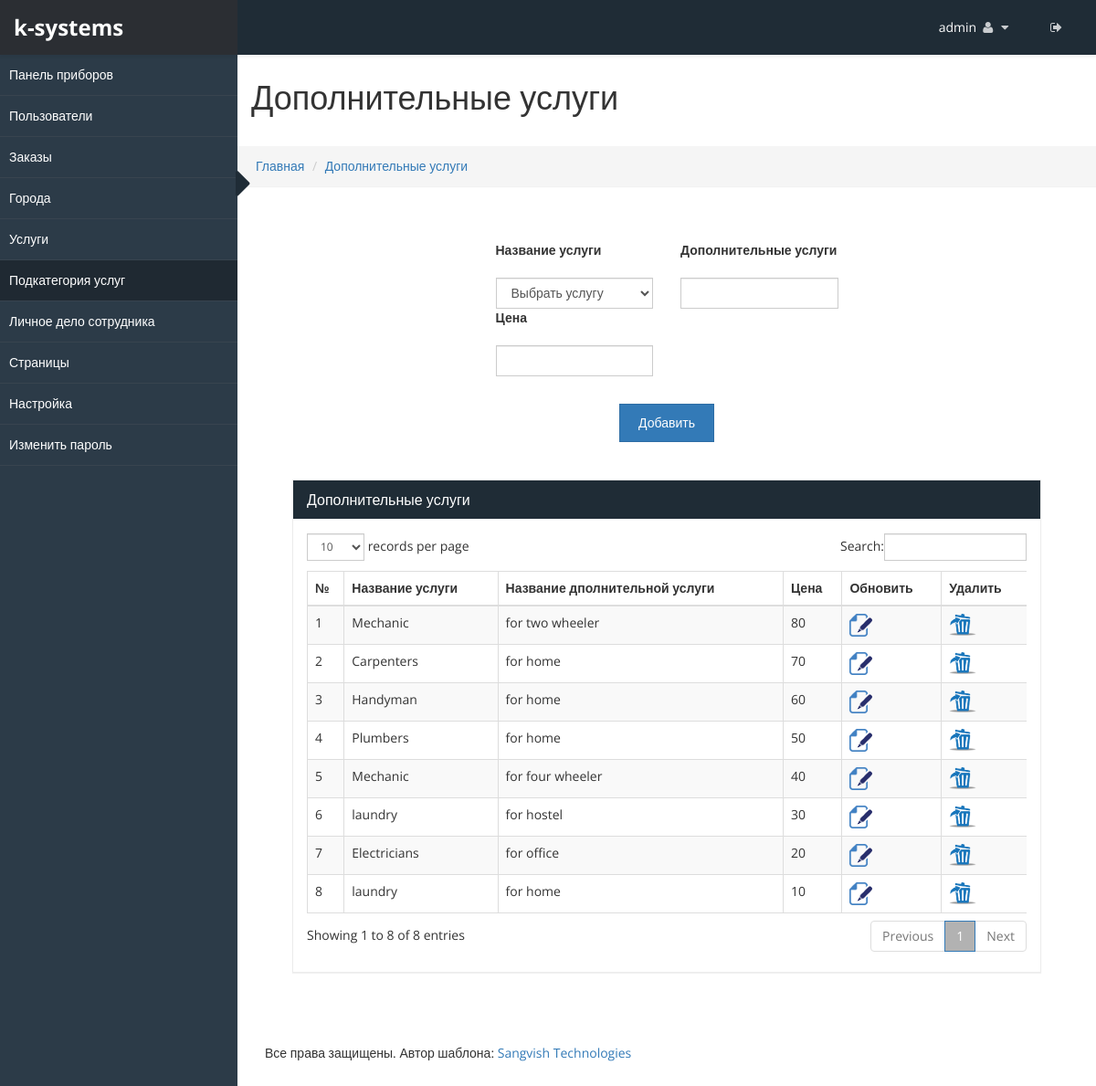
Before: /admincp/services_sub.php (signed in) with the older database file.
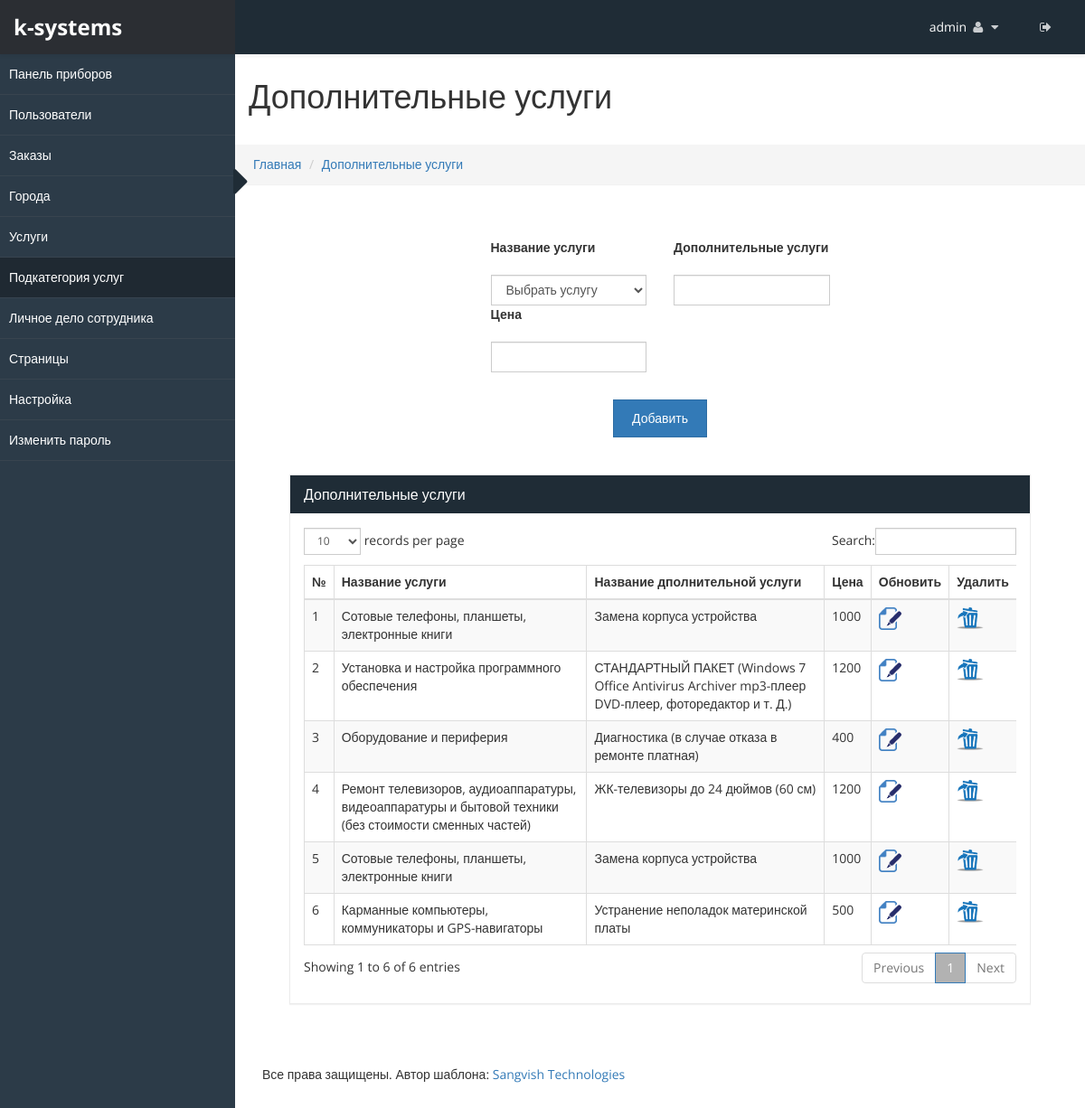
After: the same page with the newer database file.
### tables this page shows
CREATE TABLE `sv_admin_login` (
  `admin_id` int(20) NOT NULL,
  `user_name` varchar(255) NOT NULL,
  `password` varchar(255) NOT NULL,
  `email_id` varchar(255) NOT NULL,
  `site_name` varchar(255) NOT NULL,
  `logo` varchar(255) NOT NULL,
  `favicon` varchar(255) NOT NULL,
  `site_desc` varchar(255) NOT NULL,
  `keyword` varchar(255) NOT NULL,
  `site_url` varchar(255) NOT NULL,
  `paypal_id` varchar(200) NOT NULL,
  `currency_mode` varchar(200) NOT NULL,
  `paypal_site_mode` varchar(200) NOT NULL
);

CREATE TABLE `sv_services_sub` (
  `sid` int(20) NOT NULL,
  `services_name` varchar(255) NOT NULL,
  `services_sub_name` varchar(255) NOT NULL,
  `price` int(100) NOT NULL
);

CREATE TABLE `sv_services` (
  `services_id` int(25) NOT NULL,
  `services_name` varchar(255) NOT NULL,
  `service_img` varchar(255) NOT NULL
);

### admincp/services_sub.php (the view, shortened to what this page needs)
<!DOCTYPE html>
<html xmlns="http://www.w3.org/1999/xhtml">
<?php include("../connection.php"); ?>
<?php
if(isset($_REQUEST['sub_id']))
	{
		$sub_id=$_REQUEST['sub_id'];
		$res=mysqli_query($con, "select * from sv_services_sub where sid='$sub_id'");
		$row=mysqli_num_rows($res);
		if($row==0)
	 	{
		  $services_id="";
		  $services_name="";
		  $sub_sname="";
		   $price="";
		}
		else
		{
			$fet=mysqli_fetch_array($res);
			$sname=mysqli_real_escape_string($con, $fet['services_name']);
			$services_id=mysqli_real_escape_string($con, $fet['sid']);
			$query=mysqli_fetch_array(mysqli_query($con, "select * from sv_services where services_id='$sname'"));
			$services_name=mysqli_real_escape_string($con, $query['services_name']);
			$sub_sname=mysqli_real_escape_string($con, $fet['services_sub_name']);
			$price=mysqli_real_escape_string($con, $fet['price']);
		}
	}
	else
	{
		$sub_sname="";
		 $price="";
	}
	$page = 'services_sub';
?>
<body>
    <div id="wrapper">
        <?php include("top_menu.php") ?>
        <?php include("side_menu.php") ?>
        <div id="page-wrapper" >
		  <div class="header">
                        <h1 class="page-header">
						Дополнительные услуги
                        </h1>
						<ol class="breadcrumb">
					  <li><a href="dashboard.php">Главная</a></li>
					  <li><a href="#">Дополнительные услуги</a></li>
					</ol>
		</div>
            <div id="page-inner">
			    <div class="panel-body">
					<div class="col-lg-3 col-md-3 col-sm-3"></div>
				<div class="col-lg-6 col-md-6 col-sm-6 table-bg">
                <div class="col-lg-6 col-md-6 col-sm-6">
					<div class="form-group">
					<label>Название услуги</label>
				</div>
				<select id="sname" class="form-control" required>
					<option value="">Выбрать услугу</option>
				</select>
				</div>
				<div class="col-lg-6 col-md-6 col-sm-6">
					<div class="form-group">
					<label>Дополнительные услуги</label>
				</div>
					<input type="text" id="sub_sname" required="required" class="form-control" name="sub_sname" value="<?php echo $sub_sname; ?>">
			</div>
			<div class="col-lg-6 col-md-6 col-sm-6">
					<div class="form-group">
					<label>Цена</label>
				</div>
					<input type="text" id="price" required="required" class="form-control" name="price" value="<?php echo $price; ?>">
				</div>
				</div>
				<div class="col-lg-12 col-md-12 col-sm-12 text-center" >
					<?php if(isset($_REQUEST['sub_id'])) { ?>
					<button type="button" class="btn btn-primary" onclick="javascript:services_sub_funct('update')">Обновить</button>
					<?php } else { ?>
					<button type="button"  class="btn btn-primary" onclick="javascript:services_sub_funct('add')">Добавить</button>
					<?php } ?>
				</div>
					<div class="col-lg-3 col-md-3 col-sm-3"></div>
					</div>
            <div id="page-inner">
            <div class="row">
                <div class="col-md-12">
                    <div class="panel panel-default">
                        <div class="panel-heading">
                             Дополнительные услуги
                        </div>
                        <div class="panel-body">
                            <div class="table-responsive">
                                <table class="table table-striped table-bordered table-hover" id="dataTables-example">
                                    <thead>
                                        <tr>
                                            <th>№</th>
											<th>Название услуги</th>
											<th>Название дполнительной услуги</th>
											<th>Цена</th>
											<th>Обновить</th>
											<th>Удалить</th>
                                        </tr>
                                    </thead>
									<tbody>
									<?php
										$sno=0;
										$res=mysqli_query($con, "select * from sv_services_sub order by sid DESC");
										while($row=mysqli_fetch_array($res))
										{
											$sno++;
											$services_id=mysqli_real_escape_string($con, $row['sid']);
											$sname=mysqli_real_escape_string($con, $row['services_name']);
											$query=mysqli_fetch_array(mysqli_query($con, "select * from sv_services where services_id='$sname'"));
											$services_name=mysqli_real_escape_string($con, $query['services_name']);
											$sub_sname=mysqli_real_escape_string($con, $row['services_sub_name']);
									?>
										<tr>
											<td><?php echo $sno; ?></td>
											<td><?php echo $services_name; ?></td>
											<td><?php echo $sub_sname; ?></td>
											<td><?php echo $row['price']; ?></td>
											<td><a href="services_sub.php?sub_id=<?php echo $services_id;?>"><img src="images/file_edit.png"  alt="update" title="update" ></a></td>
											<td><a href="javascript:services_sub_del('<?php echo $services_id;?>');"><img src="images/delete.png" alt="" title="delete"></a></td>
										</tr>
										<?php } ?>
									</tbody>
                                </table>
                            </div>
                        </div>
                    </div>
                </div>
            </div>
                   </div>
				   				<?php include("footer.php") ?>
    </div>
</body>
</html>

### admincp/top_menu.php (shortened to what this page needs)
<?php
 $res=mysqli_fetch_array(mysqli_query($con, "select * from sv_admin_login"));
	$site_name=mysqli_real_escape_string($con, $res['site_name']);
	$site_url=mysqli_real_escape_string($con, $res['site_url']);
?>
<head>
    <link href="css/bootstrap.css" rel="stylesheet" />
    <link href="css/font-awesome.css" rel="stylesheet" />
    <link href="css/custom-styles.css" rel="stylesheet" />
    <link href="js/dataTables/dataTables.bootstrap.css" rel="stylesheet" />
	    <link href="css/style.css" rel="stylesheet" />
    <link rel="stylesheet" href="js/Lightweight-Chart/cssCharts.css">
	    <link href="css/style.css" rel="stylesheet" />
		<link href="http://www.jqueryscript.net/css/jquerysctipttop.css" rel="stylesheet" type="text/css">
<link rel="stylesheet" type="text/css" href="css/livegraph.css" />
</head>
<?php include("../connection.php");
if(!isset($_SESSION['user_nam']))
	header("Location:index.php");
else
{
	$user_name=mysqli_real_escape_string($con, $_SESSION['user_nam']);
	$res=mysqli_fetch_array(mysqli_query($con, "select * from sv_admin_login where user_name='$user_name'"));
	$uname=mysqli_real_escape_string($con, $res['user_name']);
}
?>
<nav class="navbar navbar-default top-navbar" role="navigation">
            <div class="navbar-header">
                <a class="navbar-brand" href="<?php echo $site_url;?>"><strong><?php echo $site_name; ?></strong></a>
            </div>
            <ul class="nav navbar-top-links navbar-right">
                 <li class="dropdown">
                    <a class="dropdown-toggle" data-toggle="dropdown" href="#" aria-expanded="false">
					<span><?php echo $uname;?></span>
                        <i class="fa fa-user fa-fw"></i> <i class="fa fa-caret-down"></i>
                    </a>
                </li>
				 <li class="dropdown">
                    <a href="logout.php">
                        <i class="fa fa-sign-out" aria-hidden="true"></i>
                    </a>
                </li>
            </ul>
        </nav>

### admincp/side_menu.php (shortened to what this page needs)
 <nav class="navbar-default navbar-side" role="navigation">
		<div id="sideNav" href="#"><i class="fa fa-caret-right"></i></div>
            <div class="sidebar-collapse">
                <ul class="mainmenu nav" >
	<li class="menuitem <?php if($page=='dashboard'){echo 'active';}?>" >
		<a href="dashboard.php"><span>Панель приборов</span></a>
	</li>
	<li class="menuitem <?php if($page=='users'){echo 'active';}?>" >
		<a href="users.php"><span>Пользователи</span></a>
	</li>
	<li class="menuitem <?php if($page=='order'){echo 'active';}?>" >
		<a href="order.php"><span>Заказы</span></a>
	</li>
	<li class="menuitem <?php if($page=='city'){echo 'active';}?>" >
		<a href="city.php"><span>Города</span></a>
	</li>
	<li class="menuitem <?php if($page=='services'){echo 'active';}?>" >
		<a href="services.php"><span>Услуги</span></a>
	</li>
	<li class="menuitem <?php if($page=='services_sub'){echo 'active';}?>" >
		<a href="services_sub.php"><span>Подкатегория услуг</span></a>
	</li>
	<li class="menuitem <?php if($page=='cleaner'){echo 'active';}?>" >
		<a href="cleaner.php"><span>Личное дело сотрудника</span></a>
	</li>
	<li class="menuitem <?php if($page=='pages'){echo 'active';}?>" >
		<a href="pages.php"><span>Страницы</span></a>
	</li>
	<li class="menuitem <?php if($page=='setting'){echo 'active';}?>" >
		<a href="setting.php"><span>Настройка</span></a>
	</li>
	<li class="menuitem <?php if($page=='change password'){echo 'active';}?>" >
		<a href="change_pwd.php"><span>Изменить пароль</span></a>
	</li>
</ul>
            </div>
  </nav>

### admincp/footer.php
<footer><p>Все права защищены. Автор шаблона: <a href="https://vk.com/vechno_mol0d" target="_blank">Sangvish Technologies</a></p>
</footer>

### admincp/css/custom-styles.css (style rules this page uses)
body { font-family: 'Open Sans', sans-serif; background: #fff; }
#wrapper { width: 100%; }
#page-wrapper { padding: 15px 15px; min-height: 600px; background: #fff; }
#page-inner { width:100%; margin:10px 20px 10px 0px; padding: 15px 30px; min-height:600px; }
.text-center { text-align:center; }
h1, .h1, h2, .h2, h3, .h3 { margin-top: 7px; }
body { overflow-x:hidden; }
p { font-size:16px; line-height:25px; padding-top:20px; }
.navbar-side { z-index: 0; }
.panel { border-radius:0px; }
.top-navbar { position: fixed; width: 100%; z-index: 300; -webkit-box-shadow: 0 3px 3px rgba(0, 0, 0, 0.05); -moz-box-shadow: 0 3px 3px rgba(0, 0, 0, 0.05); box-shadow: 0 3px 3px rgba(0, 0, 0, 0.05); }
.navbar-side { z-index: 1; position: fixed; width: 260px; top: 60px; }
#page-wrapper { position: relative; top: 55px; box-shadow: 0 0 10px #757575; -moz-box-shadow: 0 0 10px #757575; -webkit-box-shadow: 0 0 10px #757575; }
.breadcrumb { padding: 12px 10px 12px 20px; margin-bottom: 20px; list-style: none; border-radius: 0; -webkit-box-shadow: 0 1px 1px rgba(0,0,0,.05); box-shadow: 0 1px 1px rgba(0,0,0,.05); }
.page-header { padding-bottom: 9px; margin: 0; border-bottom: 1px solid transparent; text-align: left;background-color: #fff;padding: 32px 22px 32px 15px; }
.panel-default { border-color: #ECECEC; }
.panel-default > .panel-heading { color: #FFF; border-color: #FFF; background: #1F2C36 none repeat scroll 0 0; font-size: 16px; }
footer p { font-size: 14px; }
.top-navbar { margin:0px; padding:0px 30px 0 0; }
.top-navbar .navbar-brand { color: #fff; width: 260px; text-align: left; height: 60px; font-size: 24px; font-weight: 700; line-height: 30px; background: #1F2C36; }
.top-navbar .nav > li { position: relative; display: inline-block; margin: 0px; padding: 0px; }
.top-navbar .nav > li > a { position: relative; display: block; padding: 20px; color: #FFFFFF; margin: 0px; }
.sidebar-collapse , .sidebar-collapse .nav { background:none; }
.sidebar-collapse .nav { padding:0; }
.sidebar-collapse .nav > li > a { color: #FFFFFF; background:transparent; text-shadow:none; }
.sidebar-collapse > .nav > li > a { padding: 12px 10px; }
.sidebar-collapse > .nav > li { border-bottom: 1px solid rgba(107, 108, 109, 0.19); }
.navbar-side { border:none; background: #2C3B48 none repeat scroll 0 0;height:100%; }
.top-navbar { background: #1F2C36; border-bottom:none; }
.top-navbar .nav > li > a > i { margin-right: 2px; }
.navbar-default { border:0px solid black; }
.navbar-header { background: transparent; }
.nav > li > a > i { margin-right:10px; color: rgba(255, 255, 255, 0.76); }
#sideNav { position: absolute; right: -12px; z-index: 3; top: 117px; color: #1F2C36; cursor:pointer; border-radius: 0; width: 14px; font-size: 48px; line-height: 0; }
@media (min-width:768px) { #page-wrapper { margin: 0 0 0 260px; padding: 0; min-height: 1200px; } }
@media (min-width:768px) { .navbar-side { width: 260px; z-index: 1; } }
@media (min-width:768px) { .navbar { border-radius: 0px; } }

### admincp/css/style.css (style rules this page uses)
.table-bg { padding: 10px; background-color: #fff; margin-bottom:20px; }

### admincp/css/livegraph.css (style rules this page uses)
table { border-collapse: collapse; }
table, th, td { border: 1px solid black; padding: 4px; }

### admincp/side_menu.php (style rules this page uses)
.active a { background:rgba(0,0,0,0.3) none repeat scroll 0 0 !important; color: #000; }

Changed rows visible on the page:
removed sv_services_sub: sv_services.services_name "laundry", services_sub_name "for hostel", price "30"
removed sv_services_sub: sv_services.services_name "laundry", services_sub_name "for home", price "10"
changed sv_services_sub (number 1 of 6 on the later page): sv_services.services_name "Mechanic" → "Сотовые телефоны, планшеты, электронные книги"; services_sub_name "for two wheeler" → "Замена корпуса устройства"; price "80" → "1000"
changed sv_services_sub: sv_services.services_name "Carpenters" → "Установка и настройка программного обеспечения"; services_sub_name "for home" → "СТАНДАРТНЫЙ ПАКЕТ (Windows 7 Office Antivirus Archiver mp3-плеер DVD-плеер, фоторедактор и т. Д.)"; price "70" → "1200"
changed sv_services_sub: sv_services.services_name "Handyman" → "Оборудование и периферия"; services_sub_name "for home" → "Диагностика (в случае отказа в ремонте платная)"; price "60" → "400"
changed sv_services_sub: sv_services.services_name "Plumbers" → "Ремонт телевизоров, аудиоаппаратуры, видеоаппаратуры и бытовой техники (без стоимости сменных частей)"; services_sub_name "for home" → "ЖК-телевизоры до 24 дюймов (60 см)"; price "50" → "1200"
changed sv_services_sub (number 5 of 6 on the later page): sv_services.services_name "Mechanic" → "Сотовые телефоны, планшеты, электронные книги"; services_sub_name "for four wheeler" → "Замена корпуса устройства"; price "40" → "1000"
changed sv_services_sub: sv_services.services_name "Electricians" → "Карманные компьютеры, коммуникаторы и GPS-навигаторы"; services_sub_name "for office" → "Устранение неполадок материнской платы"; price "20" → "500"
Other visible differences:
text written by a page script: "records per page Search: Showing 1 to 8 of 8 entries Previous 1 Next" → "records per page Search: Showing 1 to 6 of 6 entries Previous 1 Next"
